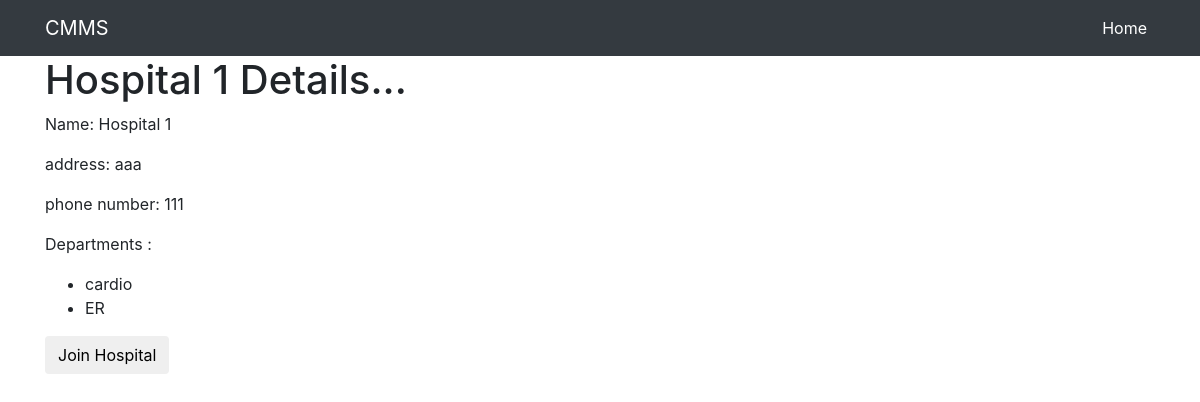
The app's page /med/hospital-details/1/ (signed in), older data.
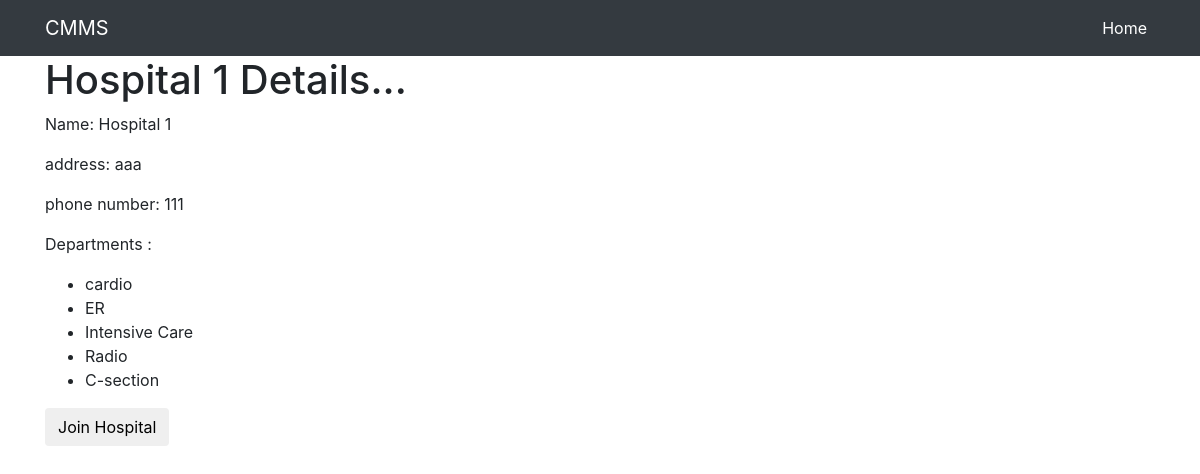
The same page, newer data.
### med/models.py (models this page shows, shortened)
class Department(models.Model):
    name = models.CharField(_("Department Name"), max_length = 225, unique=True)
    hospital = models.ForeignKey(Hospital, null=True, on_delete=models.SET_NULL)

### med/views.py (the view)
# urls.py: path('hospital-details/<int:pk>/', HospitalDetailsView.as_view(), name ='hospital-details'),
class HospitalDetailsView(LoginRequiredMixin, DetailView):
    model = Hospital
    template_name = 'med/hospital_details.html'
    context_object_name = 'hospital'

### med/templates/med/hospital_details.html (shortened to what this page needs)
{% extends "dashboard/base.html" %}
{% block content %}
<h1>{{ hospital.name }} Details...</h1>
<p name = 'h'>Name: {{ hospital.name }}</p>
<p>address: {{ hospital.address }}</p>
<p>phone number: {{ hospital.phone_num }}</p>
<p>Departments : <br></p>
<ul>
    {% for dep in hospital.department_set.all %}
        <li>{{ dep.name }}</li>
    {% endfor %}
</ul>
<form action="{% url 'request-join-hospital' hospital.id user.id %}" method=POST>
    <button class='btn' id="approve-btn" type="submit">Join Hospital</button>
</form>
{% endblock content %}

Row changes from the older to the newer data that the page shows:
added Department: name "Intensive Care"
added Department: name "Radio"
added Department: name "C-section"
